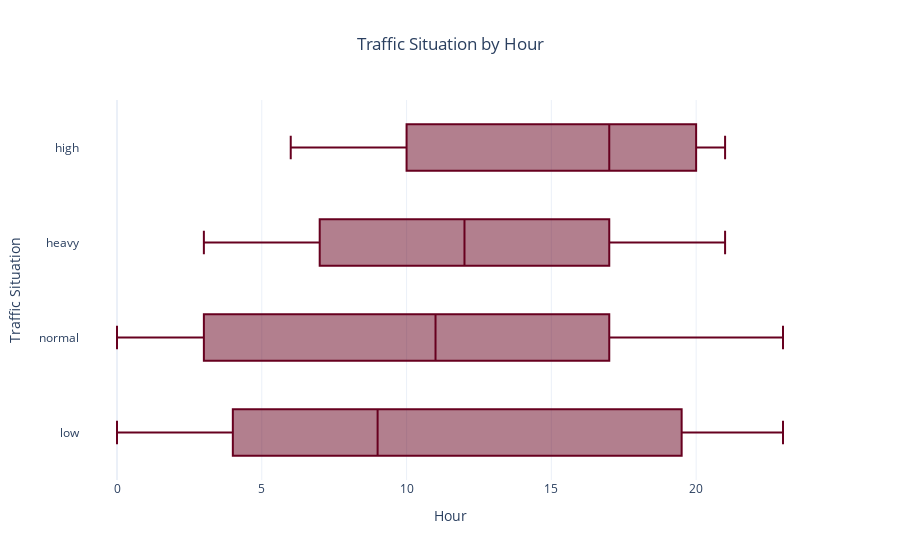

Source (notebook cell):
### Code cell
# 18. Distribution of traffic situations by hour
fig = px.box(traffic_df, x='Hour', y='Traffic Situation', title='Traffic Situation by Hour', color_discrete_sequence=px.colors.sequential.RdBu)
fig.update_layout(title_text='Traffic Situation by Hour', title_x=0.5, xaxis_title='Hour', yaxis_title='Traffic Situation', template='plotly_white')
fig.show()

### Figure 1 — Plotly figure (JSON) as saved in the notebook; plotly's stock layout.template omitted (floating-point values rounded to 4 significant figures; data arrays with more than 128 entries replaced by an {"elided": "..."} marker saying what was removed)
{"data": [{"alignmentgroup": "True", "hovertemplate": "Hour=%{x}<br>Traffic Situation=%{y}<extra></extra>", "legendgroup": "", "marker": {"color": "rgb(103,0,31)"}, "name": "", "notched": false, "offsetgroup": "", "orientation": "h", "showlegend": false, "type": "box", "x": {"elided": "2976 int values"}, "x0": " ", "xaxis": "x", "y": {"elided": "2976 str values"}, "y0": " ", "yaxis": "y"}], "layout": {"boxmode": "group", "legend": {"tracegroupgap": 0}, "title": {"text": "Traffic Situation by Hour", "x": 0.5}, "xaxis": {"anchor": "y", "domain": [0, 1], "title": {"text": "Hour"}}, "yaxis": {"anchor": "x", "domain": [0, 1], "title": {"text": "Traffic Situation"}}}}
